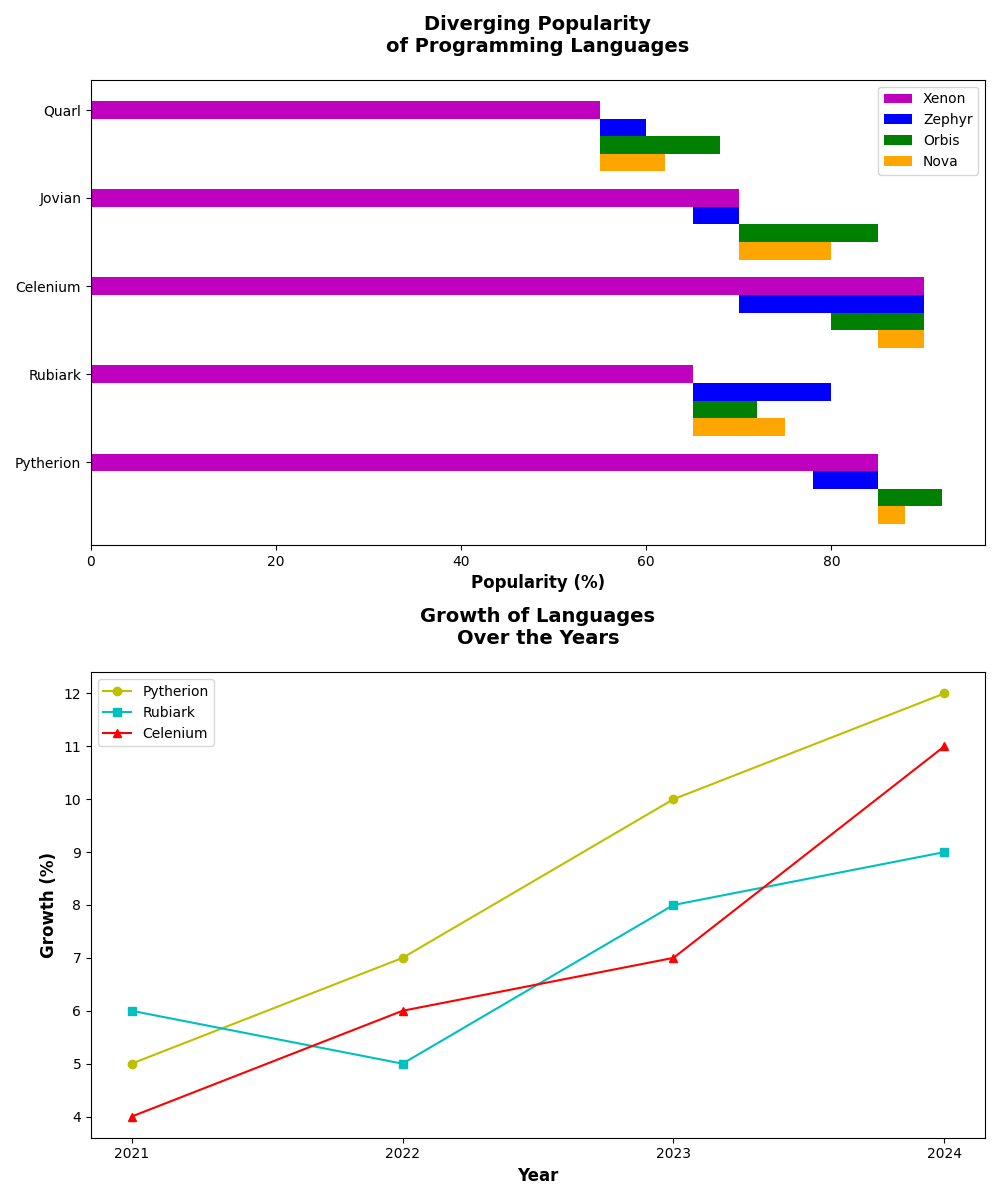

This figure's Python source:
import matplotlib.pyplot as plt
import numpy as np

languages = ["Pytherion", "Rubiark", "Celenium", "Jovian", "Quarl"]
xenon_popularity = np.array([85, 65, 90, 70, 55])
zephyr_popularity = np.array([78, 80, 70, 65, 60])
orbis_popularity = np.array([92, 72, 80, 85, 68])
nova_popularity = np.array([88, 75, 85, 80, 62])  # New data series

zephyr_deviation = zephyr_popularity - xenon_popularity
orbis_deviation = orbis_popularity - xenon_popularity
nova_deviation = nova_popularity - xenon_popularity  # Deviation for new data series

bar_width = 0.2  # Adjusting to fit more bars
positions = np.arange(len(languages))

fig, (ax1, ax2) = plt.subplots(2, 1, figsize=(10, 12))

ax1.barh(positions, xenon_popularity, height=bar_width, color='m', label='Xenon')
ax1.barh(positions - bar_width, zephyr_deviation, left=xenon_popularity, height=bar_width, color='b', label='Zephyr')
ax1.barh(positions - 2*bar_width, orbis_deviation, left=xenon_popularity, height=bar_width, color='g', label='Orbis')
ax1.barh(positions - 3*bar_width, nova_deviation, left=xenon_popularity, height=bar_width, color='orange', label='Nova')  # New bar

ax1.set_yticks(positions)
ax1.set_yticklabels(languages)
ax1.set_xlabel('Popularity (%)', fontweight='bold', fontsize=12)
ax1.set_title('Diverging Popularity\nof Programming Languages', fontsize=14, fontweight='bold', pad=20)
ax1.legend()

years = ["2021", "2022", "2023", "2024"]
pytherion_growth = [5, 7, 10, 12]
rubiark_growth = [6, 5, 8, 9]
celenium_growth = [4, 6, 7, 11]  # New line data series

ax2.plot(years, pytherion_growth, marker='o', color='y', label='Pytherion')
ax2.plot(years, rubiark_growth, marker='s', color='c', label='Rubiark')
ax2.plot(years, celenium_growth, marker='^', color='r', label='Celenium')  # New series

ax2.set_xlabel('Year', fontweight='bold', fontsize=12)
ax2.set_ylabel('Growth (%)', fontweight='bold', fontsize=12)
ax2.set_title('Growth of Languages\nOver the Years', fontsize=14, fontweight='bold', pad=20)
ax2.legend()

plt.tight_layout()
plt.show()
